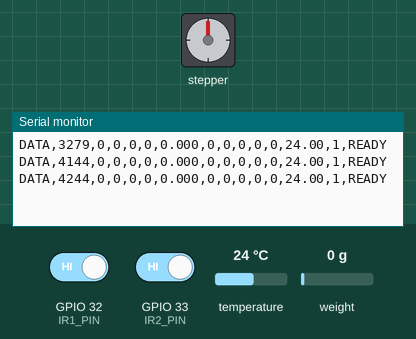
The sketch below on a simulated ESP32. Parts: stepper motor, the last lines printed to the serial monitor. Wiring (inferred from the names in the program): stepper motor driver (200 steps per turn assumed): step GPIO 25; direction GPIO 26; enable GPIO 27. The test bench sets the inputs (shaded band); at power-on: temperature 24 °C, GPIO 32 (IR1_PIN) HIGH, GPIO 33 (IR2_PIN) HIGH, weight on the scale 0 g. EEPROM starts erased.

Above: at 4.4 s.
4.5 s: temperature set to 41.5 °C
At 5.7 s:
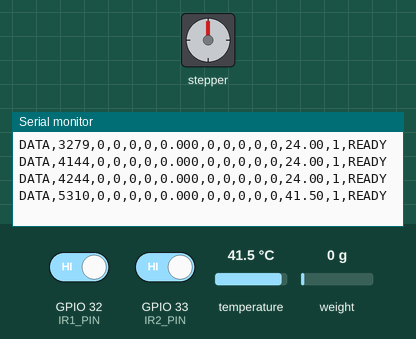
6.0 s: temperature set to 42.6 °C
At 7.2 s:
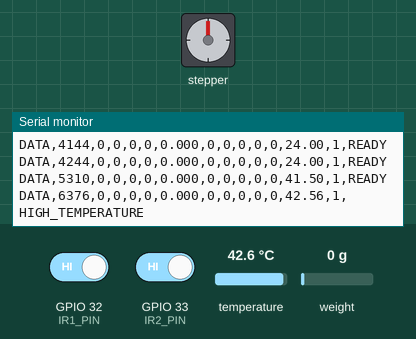

Measured:
- the behaviour switches between 41.9 and 42 °C on temperature (found by bisection; images 1 and 2)
- after the input at 4.5 s, the serial monitor: prints a new line after 0.81 s (image 1)
- after the input at 6.0 s, the serial monitor: prints a new line after 0.38 s (image 2)

The sketch:

conveyor1_esp32.ino
```cpp
#include <HX711.h>
#include <OneWire.h>
#include <DallasTemperature.h>
#include <Preferences.h>

// ---------------- PIN CONFIGURATION ----------------
#define HX_DOUT   19
#define HX_SCK    18
#define TEMP_PIN   4
#define IR1_PIN   32
#define IR2_PIN   33
#define STEP_PIN  25
#define DIR_PIN   26
#define ENA_PIN   27

// ---------------- THRESHOLDS ----------------
const long RAW_OVERLOAD_LIMIT = 10000;
const float TEMP_LIMIT_C = 42.0;

const unsigned long OVERSPEED_MS = 8000;
const unsigned long SLOW_SPEED_MS = 15000;
const unsigned long TRANSIT_TIMEOUT_MS = 15000;
const unsigned long IR_DEBOUNCE_MS = 100;
const unsigned long STEP_INTERVAL_US = 700;
const float SENSOR_DISTANCE_M = 0.25;

const bool ENA_ACTIVE_HIGH = true;

// ---------------- DEVICES ----------------
HX711 scale;
OneWire oneWire(TEMP_PIN);
DallasTemperature tempSensor(&oneWire);
Preferences preferences;

// ---------------- COUNTERS ----------------
uint32_t ir1Count = 0;
uint32_t ir2Count = 0;
uint32_t overallCount = 0;
uint32_t transitId = 0;

// ---------------- SENSOR DATA ----------------
long loadRaw = 0;
long loadChange = 0;
long zeroOffset = 0;

float temperatureC = NAN;
float transitSeconds = 0;
float speedMps = 0;

bool hxReady = false;
bool hxCalibrated = false;
bool tempValid = false;
bool overload = false;

// ---------------- MOTOR / FAULT STATE ----------------
bool manualStop = true;
bool faultLatched = true;
bool transitActive = false;
bool transitTimeout = false;
bool fastTransit = false;

String fault = "STARTUP";

unsigned long transitStartMs = 0;
unsigned long lastStepUs = 0;
unsigned long lastLoadMs = 0;
unsigned long lastTempMs = 0;
unsigned long lastSendMs = 0;

bool rawIR1 = HIGH;
bool rawIR2 = HIGH;
bool stableIR1 = HIGH;
bool stableIR2 = HIGH;

unsigned long ir1ChangedMs = 0;
unsigned long ir2ChangedMs = 0;

String commandBuffer;

// ---------------- PERSISTENT STORAGE ----------------
void loadSavedCount() {
  preferences.begin("conveyor", false);

  overallCount = preferences.getUInt("overall", 0);
  ir1Count = preferences.getUInt("ir1", 0);
  ir2Count = preferences.getUInt("ir2", 0);
  transitId = preferences.getUInt("transit", 0);
}

void saveCounts() {
  preferences.putUInt("overall", overallCount);
  preferences.putUInt("ir1", ir1Count);
  preferences.putUInt("ir2", ir2Count);
  preferences.putUInt("transit", transitId);
}

void resetCounts() {
  overallCount = 0;
  ir1Count = 0;
  ir2Count = 0;
  transitId = 0;

  saveCounts();

  Serial.println("COUNT_RESET,0");
}

// ---------------- MOTOR CONTROL ----------------
void motorEnable(bool enable) {
  bool level = ENA_ACTIVE_HIGH ? enable : !enable;
  digitalWrite(ENA_PIN, level ? HIGH : LOW);
}

void stopMotor(const String &reason) {
  manualStop = true;
  faultLatched = true;
  fault = reason;

  motorEnable(false);
  digitalWrite(STEP_PIN, LOW);
}

bool hardSafetyOK() {
  return hxReady &&
         hxCalibrated &&
         tempValid &&
         temperatureC < TEMP_LIMIT_C &&
         !overload;
}

void resetOldTransitEvent() {
  transitActive = false;
  transitTimeout = false;
  fastTransit = false;
  transitSeconds = 0;
  speedMps = 0;
  transitStartMs = 0;

  stableIR1 = digitalRead(IR1_PIN);
  stableIR2 = digitalRead(IR2_PIN);
  rawIR1 = stableIR1;
  rawIR2 = stableIR2;

  ir1ChangedMs = millis();
  ir2ChangedMs = millis();
}

void restartMotor() {
  resetOldTransitEvent();

  if (!hardSafetyOK()) {
    stopMotor("SAFETY_INTERLOCK");
    return;
  }

  manualStop = false;
  faultLatched = false;
  fault = "NORMAL";
  motorEnable(true);

  Serial.println("MOTOR,RUN");
}

// ---------------- SERIAL COMMANDS ----------------
void processCommand(String cmd) {
  cmd.trim();
  cmd.toUpperCase();

  if (cmd == "STOP") {
    stopMotor("MANUAL_STOP");
  }
  else if (cmd == "RESTART") {
    restartMotor();
  }
  else if (cmd == "RESET_COUNT") {
    // Intentionally clears persistent counts.
    resetCounts();
  }
  else if (cmd == "TARE") {
    if (scale.is_ready() && !transitActive) {
      scale.tare(25);
      zeroOffset = scale.get_offset();
      hxCalibrated = true;
      Serial.println("TARE,OK");
    } else {
      Serial.println("TARE,FAILED");
    }
  }
}

void readCommands() {
  while (Serial.available()) {
    char c = (char)Serial.read();

    if (c == '\n' || c == '\r') {
      if (commandBuffer.length() > 0) {
        processCommand(commandBuffer);
        commandBuffer = "";
      }
    } else if (commandBuffer.length() < 40) {
      commandBuffer += c;
    }
  }
}

// ---------------- HX711 RAW READING ----------------
void initializeLoadCell() {
  scale.begin(HX_DOUT, HX_SCK);

  unsigned long started = millis();
  while (!scale.is_ready() && millis() - started < 3000) {
    delay(20);
  }

  hxReady = scale.is_ready();

  if (!hxReady) {
    stopMotor("HX711_NOT_READY");
    return;
  }

  // Empty platform required during startup tare.
  scale.tare(25);
  zeroOffset = scale.get_offset();
  hxCalibrated = true;
}

void readLoadCell() {
  if (!scale.is_ready()) {
    hxReady = false;
    stopMotor("HX711_NOT_READY");
    return;
  }

  hxReady = true;
  loadRaw = scale.read();
  loadChange = labs(loadRaw - zeroOffset);

  overload = loadChange > RAW_OVERLOAD_LIMIT;

  if (overload) {
    stopMotor("OVERLOAD");
  }
}

// ---------------- TEMPERATURE ----------------
void readTemperature() {
  tempSensor.requestTemperatures();

  float value = tempSensor.getTempCByIndex(0);

  tempValid =
      value != DEVICE_DISCONNECTED_C &&
      value >= -55.0 &&
      value <= 125.0;

  if (tempValid) {
    temperatureC = value;

    if (temperatureC >= TEMP_LIMIT_C) {
      stopMotor("HIGH_TEMPERATURE");
    }
  } else {
    temperatureC = NAN;
    stopMotor("TEMPERATURE_SENSOR_FAULT");
  }
}

// ---------------- DEBOUNCED IR INPUTS ----------------
bool updateStableIR(
    int pin,
    bool &rawState,
    bool &stableState,
    unsigned long &changedAt
) {
  bool reading = digitalRead(pin);
  unsigned long now = millis();

  if (reading != rawState) {
    rawState = reading;
    changedAt = now;
  }

  if (rawState != stableState &&
      now - changedAt >= IR_DEBOUNCE_MS) {
    bool previous = stableState;
    stableState = rawState;

    // One detection on stable HIGH -> LOW transition.
    return previous == HIGH && stableState == LOW;
  }

  return false;
}

void readIR() {
  bool inletEvent = updateStableIR(
      IR1_PIN, rawIR1, stableIR1, ir1ChangedMs
  );

  bool outletEvent = updateStableIR(
      IR2_PIN, rawIR2, stableIR2, ir2ChangedMs
  );

  if (inletEvent) {
    ir1Count++;
    preferences.putUInt("ir1", ir1Count);

    transitActive = true;
    transitTimeout = false;
    fastTransit = false;
    transitStartMs = millis();
  }

  if (outletEvent) {
    ir2Count++;

    // Only count completed products that have a matching inlet event.
    if (transitActive) {
      unsigned long elapsed = millis() - transitStartMs;

      transitSeconds = elapsed / 1000.0f;
      transitId++;
      overallCount++;

      speedMps = transitSeconds > 0
          ? SENSOR_DISTANCE_M / transitSeconds
          : 0;

      transitActive = false;
      transitTimeout = false;
      fastTransit = false;

      // Persist after each completed product.
      saveCounts();

      if (elapsed < OVERSPEED_MS) {
        fastTransit = true;
        stopMotor("OVERSPEED");
      } else if (elapsed > SLOW_SPEED_MS) {
        stopMotor("SLOW_SPEED");
      }
    } else {
      // Outlet trigger without a matching inlet event.
      stopMotor("IR_SEQUENCE_FAULT");
    }
  }

  if (transitActive &&
      millis() - transitStartMs >= TRANSIT_TIMEOUT_MS) {
    transitActive = false;
    transitTimeout = true;
    stopMotor("TRANSIT_TIMEOUT");
  }
}

// ---------------- TELEMETRY ----------------
void sendData() {
  // DATA,uptime,ir1,ir2,overall,transit_id,transit_s,
  // timeout,fast,load_raw,load_change,overload,temp_c,temp_valid,fault

  Serial.print("DATA,");
  Serial.print(millis()); Serial.print(',');
  Serial.print(ir1Count); Serial.print(',');
  Serial.print(ir2Count); Serial.print(',');
  Serial.print(overallCount); Serial.print(',');
  Serial.print(transitId); Serial.print(',');
  Serial.print(transitSeconds, 3); Serial.print(',');
  Serial.print(transitTimeout ? 1 : 0); Serial.print(',');
  Serial.print(fastTransit ? 1 : 0); Serial.print(',');
  Serial.print(loadRaw); Serial.print(',');
  Serial.print(loadChange); Serial.print(',');
  Serial.print(overload ? 1 : 0); Serial.print(',');

  if (tempValid) Serial.print(temperatureC, 2);
  else Serial.print("nan");

  Serial.print(',');
  Serial.print(tempValid ? 1 : 0); Serial.print(',');
  Serial.println(fault);
}

// ---------------- SETUP ----------------
void setup() {
  Serial.begin(115200);

  pinMode(IR1_PIN, INPUT_PULLUP);
  pinMode(IR2_PIN, INPUT_PULLUP);

  pinMode(STEP_PIN, OUTPUT);
  pinMode(DIR_PIN, OUTPUT);
  pinMode(ENA_PIN, OUTPUT);

  digitalWrite(STEP_PIN, LOW);
  digitalWrite(DIR_PIN, HIGH);
  motorEnable(false);

  loadSavedCount();

  tempSensor.begin();
  tempSensor.setWaitForConversion(true);

  initializeLoadCell();
  readTemperature();

  stableIR1 = rawIR1 = digitalRead(IR1_PIN);
  stableIR2 = rawIR2 = digitalRead(IR2_PIN);

  if (hardSafetyOK()) {
    fault = "READY";
  } else {
    stopMotor("STARTUP_SAFETY_CHECK");
  }

  sendData();
}

// ---------------- LOOP ----------------
void loop() {
  readCommands();

  unsigned long now = millis();

  if (now - lastLoadMs >= 100) {
    lastLoadMs = now;
    readLoadCell();
  }

  if (now - lastTempMs >= 1000) {
    lastTempMs = now;
    readTemperature();
  }

  readIR();

  if (!hardSafetyOK()) {
    motorEnable(false);
    manualStop = true;
    faultLatched = true;
  }

  if (!manualStop && !faultLatched && hardSafetyOK()) {
    if (micros() - lastStepUs >= STEP_INTERVAL_US) {
      lastStepUs = micros();
      digitalWrite(STEP_PIN, !digitalRead(STEP_PIN));
    }

    motorEnable(true);
  } else {
    digitalWrite(STEP_PIN, LOW);
    motorEnable(false);
  }

  if (now - lastSendMs >= 500) {
    lastSendMs = now;
    sendData();
  }
}
```
